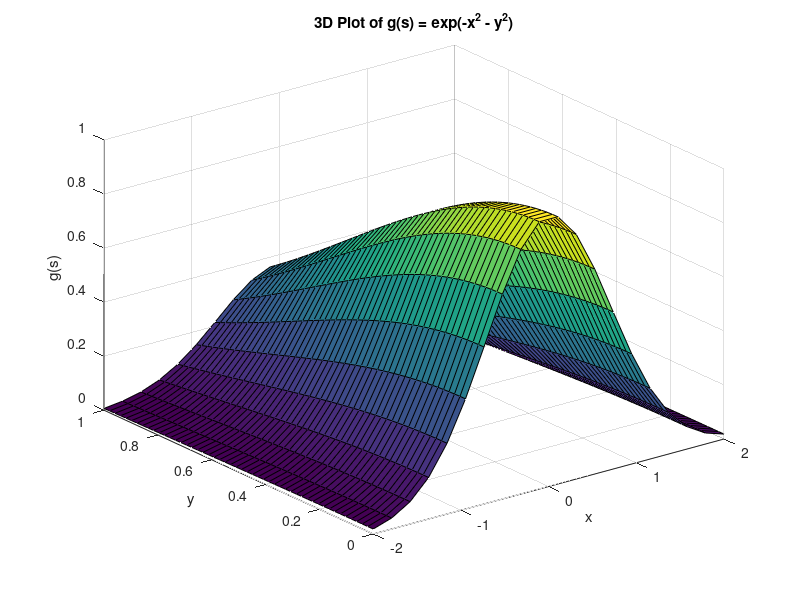

Recreate this plot in MATLAB.
% Create a 3D function g(s)
g = @(x, y) exp(-x.^2 - y.^2);

% Create a new figure
figure;
clf;

% Create a meshgrid for x and y
[x, y] = meshgrid(linspace(-2, 2, 20), linspace(0, 1, 50));

% Calculate the corresponding z values using the 3D function
z = g(x, y);

% Create a surface plot (surf) of the function
surf(x, y, z);

% Add labels and title
xlabel('x');
ylabel('y');
zlabel('g(s)');
title('3D Plot of g(s) = exp(-x^2 - y^2)');

